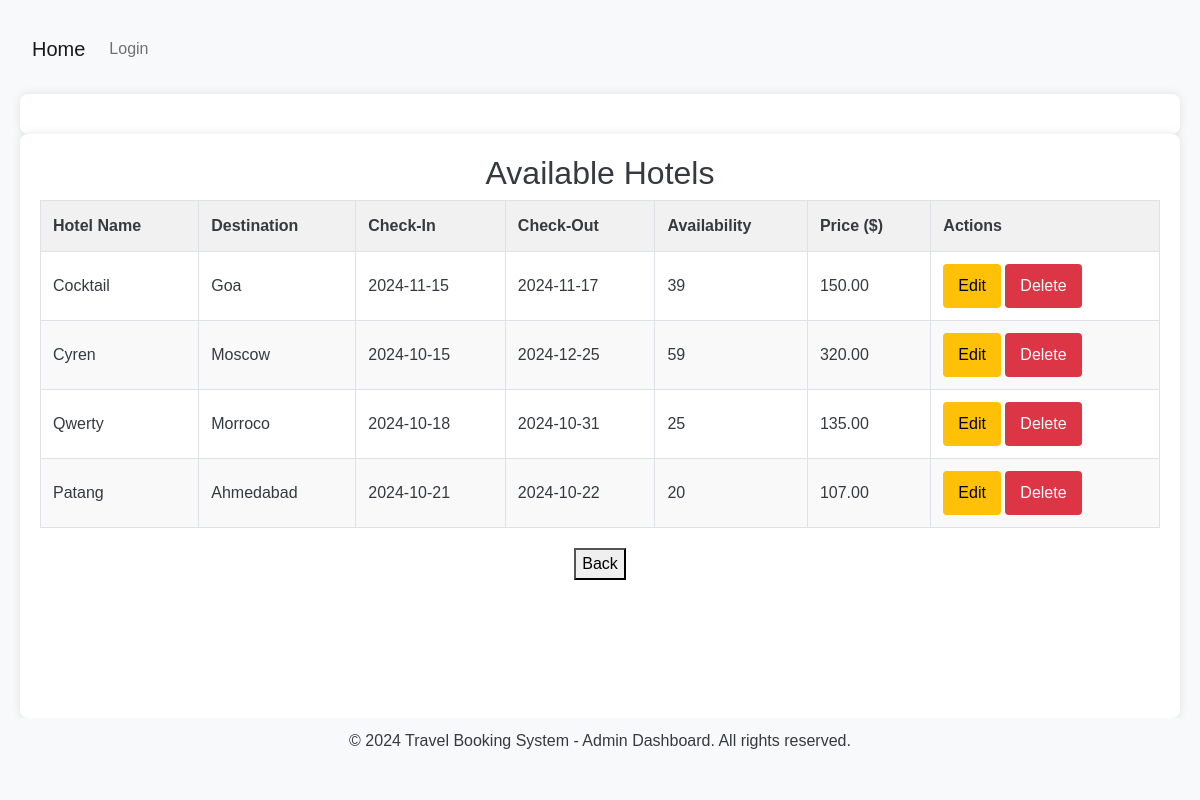
Screenshot of /hotels with the database file from the repository.
### Travel/models.py (models this page shows, shortened)
class TravelService(db.Model):
    __abstract__ = True
    id = db.Column(db.Integer, primary_key=True)
    service_id = db.Column(db.Integer, nullable=False)
    availability_count = db.Column(db.Integer, default=0)
    price = db.Column(db.Numeric(10, 2), nullable=False)

class Hotel(TravelService):
    __tablename__ = 'hotels'
    Destination = db.Column(db.String(80), nullable=False)
    Hotel_Name = db.Column(db.String(80), nullable=False)
    Check_In = db.Column(db.DateTime, nullable=False)
    Check_Out = db.Column(db.DateTime, nullable=False)
    status = db.Column(db.String(20), default='Pending')

### Travel/views.py (the view)
@bp.route('/hotels', methods=['GET'])
def hotels():
    hotels = Hotel.query.all()
    return render_template('hotel_avail.html', hotels=hotels)

### Travel/templates/hotel_avail.html
{% extends "base1.html" %}
{% block abc %}
<center>
    <h2>Available Hotels</h2>
    <div class="table-container">
        {% if hotels %}
        <table>
            <thead>
                <tr>
                    <th>Hotel Name</th>
                    <th>Destination</th>
                    <th>Check-In</th>
                    <th>Check-Out</th>
                    <th>Availability</th>
                    <th>Price ($)</th>
                    <th>Actions</th>
                </tr>
            </thead>
            <tbody>
                {% for hotel in hotels %}
                <tr>
                    <td>{{ hotel.Hotel_Name }}</td>
                    <td>{{ hotel.Destination }}</td>
                    <td>{{ hotel.Check_In.strftime('%Y-%m-%d') }}</td>
                    <td>{{ hotel.Check_Out.strftime('%Y-%m-%d') }}</td>
                    <td>{{ hotel.availability_count }}</td>
                    <td>{{ hotel.price }}</td>
                    <td class="action-buttons">
                        <form action="{{ url_for('travel.edit_hotel', id=hotel.id) }}" method="POST"
                            style="display:inline;">
                            <button type="submit" class="btn btn-warning">Edit</button>
                        </form>
                        <form action="{{ url_for('travel.delete_hotel', id=hotel.id) }}" method="POST"
                            style="display:inline;">
                            <button type="submit" class="btn btn-danger">Delete</button>
                        </form>
                    </td>
                </tr>
                {% endfor %}
            </tbody>
        </table>
        {% else %}
        <p>No hotels found for the selected destination.</p>
        {% endif %}
    </div>
    <button class="back-button" onclick="window.location.href='/admin/dashboard'">Back</button>
</center>
{% endblock %}

### Travel/static/admin_css.css (style rules this page uses)
body { font-family: 'Arial', sans-serif; line-height: 1.6; background-color: #f8f9fa; color: #343a40; margin: 0; padding: 20px; }
h1, h2, h3, h4, h5, h6 { color: #343a40; }
form { margin-bottom: 20px; }
.btn { padding: 10px 15px; border: none; border-radius: 4px; cursor: pointer; transition: background-color 0.2s; }
table { width: 100%; border-collapse: collapse; margin-bottom: 20px; }
th, td { padding: 12px; border: 1px solid #dee2e6; text-align: left; }
th { background-color: #f1f1f1; font-weight: bold; }
tbody tr:nth-child(even) { background-color: #f9f9f9; }

### Travel/templates/base1.html (style rules this page uses)
body { display: flex; flex-direction: column; min-height: 100vh; }

### rows the page displays
Hotel: Hotel_Name "Cocktail", Destination "Goa", Check_In "2024-11-15", Check_Out "2024-11-17", availability_count "39", price "150.00"
Hotel: Hotel_Name "Cyren", Destination "Moscow", Check_In "2024-10-15", Check_Out "2024-12-25", availability_count "59", price "320.00"
Hotel: Hotel_Name "Qwerty", Destination "Morroco", Check_In "2024-10-18", Check_Out "2024-10-31", availability_count "25", price "135.00"
Hotel: Hotel_Name "Patang", Destination "Ahmedabad", Check_In "2024-10-21", Check_Out "2024-10-22", availability_count "20", price "107.00"
